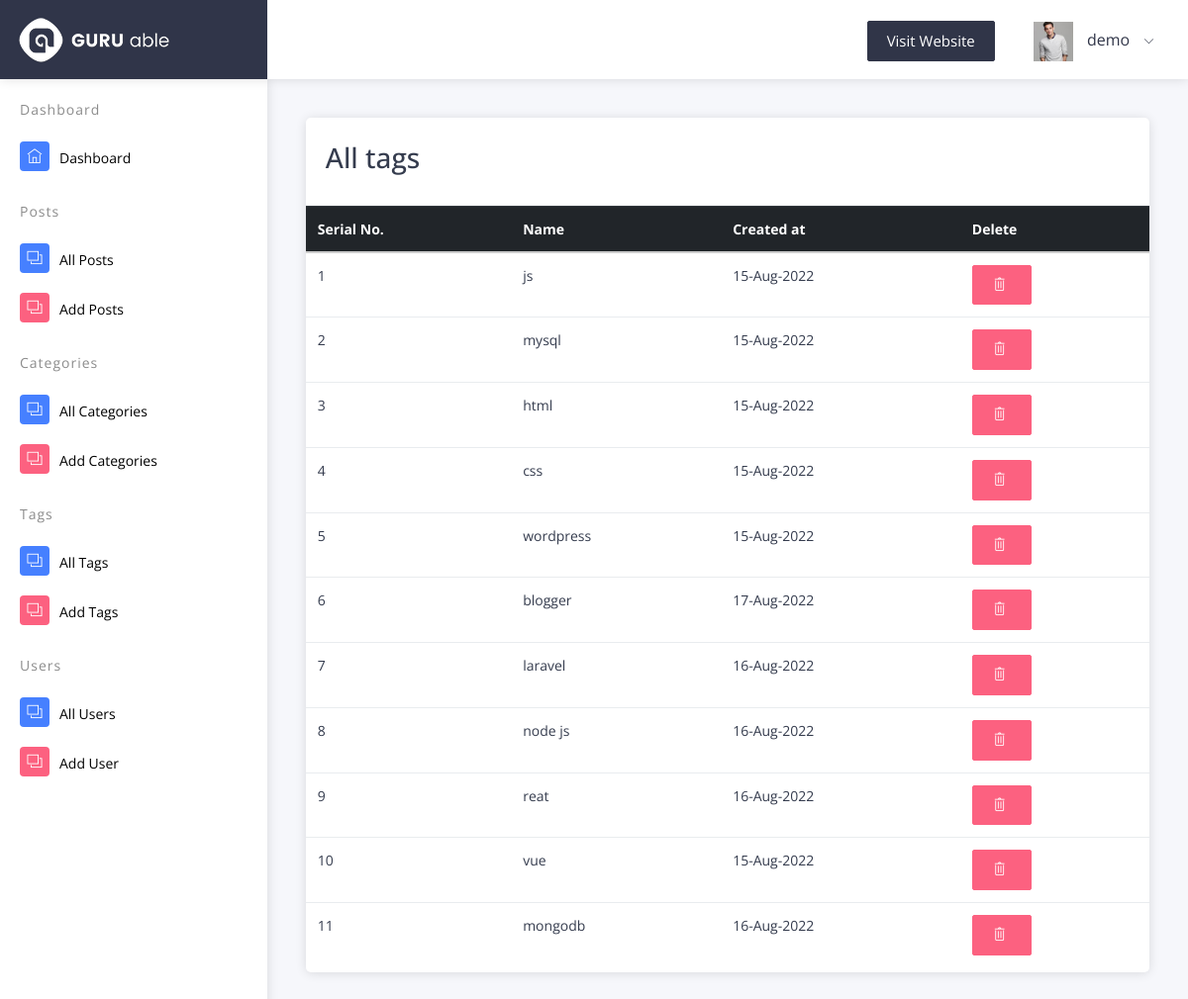
Screenshot of /admin/all_tags.php (signed in) with the database file from the repository.
### tables this page shows
CREATE TABLE `tags` (
  `id` int NOT NULL,
  `name` varchar(255) NOT NULL,
  `created_at` timestamp NOT NULL DEFAULT CURRENT_TIMESTAMP
);

### admin/all_tags.php (the view, shortened to what this page needs)
<?php include "header.php";
$sql = "SELECT * FROM tags";
$query = mysqli_query($conn,$sql);
?>
<div class="pcoded-main-container">
    <div class="pcoded-wrapper">
        <?php include "sidebar.php"; ?>
        <div class="pcoded-content">
            <div class="pcoded-inner-content">
                <div class="main-body">
                    <div class="page-wrapper">
                        <div class="page-body">
                            <div class="card">
                                <div class="card-header">
                                    <h3>All tags</h3>
                                </div>
                                <div class="card-block table-border-style">
                                    <div class="table-responsive">
                                        <table class="table">
                                            <thead class="table-inverse">
                                                <tr>
                                                    <th>Serial No.</th>
                                                    <th>Name</th>
                                                    <th>Created at</th>
                                                     <th>Delete</th>
                                                </tr>
                                            </thead>
                                            <tbody>
                                            <?php
                                            $i=1;
                                            while ($row = mysqli_fetch_assoc($query)) {
                                                $id =  $row['id'];
                                                $name =  $row['name'];
                                                $created = $row['created_at'];
                                            ?>
                                                <tr>
                                                    <td><?php echo $i++; ?></td>
                                                    <td><?php echo $name; ?></td>
                                                    <td><?php echo date( "d-M-Y", strtotime($created)); ?></td>
                                                    <td><a type="submit" href="delete_tag.php?id=<?php echo $id ?>"><button class="btn btn-danger"><i class="ti-trash"></i></button></a></td>
                                                </tr>
                                              <?php } ?>
                                            </tbody>
                                        </table>
                                    </div>
                                </div>
                            </div>
                        </div>
                    </div>
                </div>
            </div>
        </div>
    </div>
</div>
<?php include "footer.php"; ?>

### admin/header.php (shortened to what this page needs)
<!DOCTYPE html>
<html lang="en">
<head>
      <link rel="stylesheet" type="text/css" href="assets/css/bootstrap/css/bootstrap.min.css">
      <link rel="stylesheet" type="text/css" href="assets/icon/themify-icons/themify-icons.css">
      <link rel="stylesheet" type="text/css" href="assets/icon/icofont/css/icofont.css">
      <link rel="stylesheet" type="text/css" href="assets/css/style.css">
      <link rel="stylesheet" type="text/css" href="assets/css/jquery.mCustomScrollbar.css">
  </head>
  <body>
    <div id="pcoded" class="pcoded">
        <div class="pcoded-container navbar-wrapper">
            <nav class="navbar header-navbar pcoded-header">
                <div class="navbar-wrapper">
                    <div class="navbar-logo">
                        <a href="index.php">
                            <img class="img-fluid" src="assets/images/logo.png" alt="Theme-Logo" />
                        </a>
                    </div>
                    <div class="navbar-container container-fluid">
                        <ul class="nav-right">
                            <li class="user-profile header-notification">
                            <a href="/Blog/">
                            <button class="btn btn-inverse">Visit Website</button>
                                </a>
                               </li>
                              <li class="user-profile header-notification">
                                <a href="#!">
                                    <img src="assets/images/avatar-4.jpg" class="img-radius" alt="User-Profile-Image">
                                    <span><?php echo "{$_SESSION['username']}";?></span>
                                    <i class="ti-angle-down"></i>
                                </a>
                            </li>
                        </ul>
                    </div>
                </div>
            </nav>

### admin/sidebar.php (shortened to what this page needs)
<nav class="pcoded-navbar">
    <div class="pcoded-inner-navbar main-menu">
        <div class="pcoded-navigatio-lavel" data-i18n="nav.category.forms" menu-title-theme="theme1">Dashboard
        </div>
        <ul class="pcoded-item pcoded-left-item" item-border="true" item-border-style="none" subitem-border="true">
            <li>
                <a href="index.php">
                    <span class="pcoded-micon"><i class="ti-home"></i><b></b></span>
                    <span class="pcoded-mtext" data-i18n="nav.form-components.main">Dashboard</span>
                </a>
            </li>
         </ul>
        <div class="pcoded-navigatio-lavel" data-i18n="nav.category.forms" menu-title-theme="theme1">Posts
        </div>
        <ul class="pcoded-item pcoded-left-item" item-border="true" item-border-style="none" subitem-border="true">
            <li>
                <a href="all_posts.php">
                    <span class="pcoded-micon"><i class="ti-layers"></i><b>FC</b></span>
                    <span class="pcoded-mtext" data-i18n="nav.form-components.main">All Posts</span>
                </a>
            </li>
            <li>
                <a href="add_post.php">
                    <span class="pcoded-micon"><i class="ti-layers"></i><b>FC</b></span>
                    <span class="pcoded-mtext" data-i18n="nav.form-components.main">Add Posts</span>
                </a>
            </li>
        </ul>
        <?php
        if ($_SESSION['role'] == 0) {
        ?>
         <div class="pcoded-navigatio-lavel" data-i18n="nav.category.forms" menu-title-theme="theme1">Categories
        </div>
        <ul class="pcoded-item pcoded-left-item" item-border="true" item-border-style="none" subitem-border="true">
            <li>
                <a href="all_categories.php">
                    <span class="pcoded-micon"><i class="ti-layers"></i><b>FC</b></span>
                    <span class="pcoded-mtext" data-i18n="nav.form-components.main">All Categories</span>
                </a>
            </li>
            <li>
                <a href="add_categories.php">
                    <span class="pcoded-micon"><i class="ti-layers"></i><b>FC</b></span>
                    <span class="pcoded-mtext" data-i18n="nav.form-components.main">Add Categories</span>
                </a>
            </li>
        </ul>
         <div class="pcoded-navigatio-lavel" data-i18n="nav.category.forms" menu-title-theme="theme1">Tags
        </div>
        <ul class="pcoded-item pcoded-left-item" item-border="true" item-border-style="none" subitem-border="true">
            <li>
                <a href="all_tags.php">
                    <span class="pcoded-micon"><i class="ti-layers"></i><b>FC</b></span>
                    <span class="pcoded-mtext" data-i18n="nav.form-components.main">All Tags</span>
                </a>
            </li>
            <li>
                <a href="add_tags.php">
                    <span class="pcoded-micon"><i class="ti-layers"></i><b>FC</b></span>
                    <span class="pcoded-mtext" data-i18n="nav.form-components.main">Add Tags</span>
                </a>
            </li>
        </ul>
         <div class="pcoded-navigatio-lavel" data-i18n="nav.category.forms" menu-title-theme="theme1">Users
        </div>
        <ul class="pcoded-item pcoded-left-item" item-border="true" item-border-style="none" subitem-border="true">
            <li>
                <a href="all_users.php">
                    <span class="pcoded-micon"><i class="ti-layers"></i><b>FC</b></span>
                    <span class="pcoded-mtext" data-i18n="nav.form-components.main">All Users</span>
                </a>
            </li>
            <li>
                <a href="add_user.php">
                    <span class="pcoded-micon"><i class="ti-layers"></i><b>FC</b></span>
                    <span class="pcoded-mtext" data-i18n="nav.form-components.main">Add User</span>
                </a>
            </li>
        </ul>
    <?php
    }
    else {
?>
<?php
    }
    ?>
    </div>
    </div>

### admin/footer.php (shortened to what this page needs)
</body>
</html>

### rows the page displays
tags: name "js", created_at "15-Aug-2022"
tags: name "mysql", created_at "15-Aug-2022"
tags: name "html", created_at "15-Aug-2022"
tags: name "css", created_at "15-Aug-2022"
tags: name "wordpress", created_at "15-Aug-2022"
tags: name "blogger", created_at "17-Aug-2022"
tags: name "laravel", created_at "16-Aug-2022"
tags: name "node js", created_at "16-Aug-2022"
tags: name "reat", created_at "16-Aug-2022"
tags: name "vue", created_at "15-Aug-2022"
tags: name "mongodb", created_at "16-Aug-2022"

### other values shown
$_SESSION['username'] "demo"
